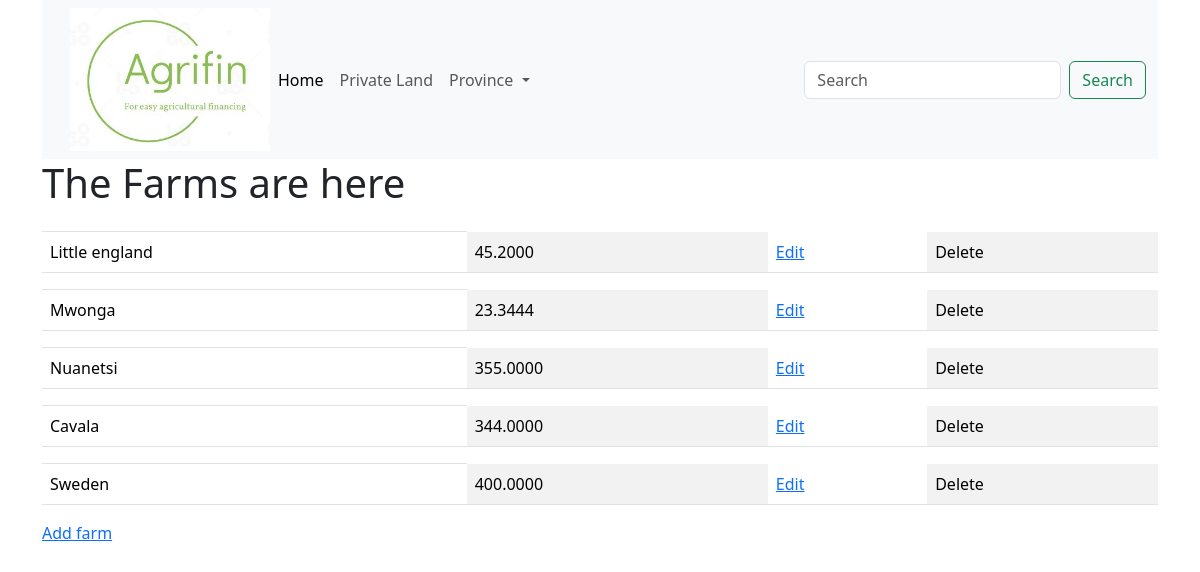
Before: /farms/ with the older database file.
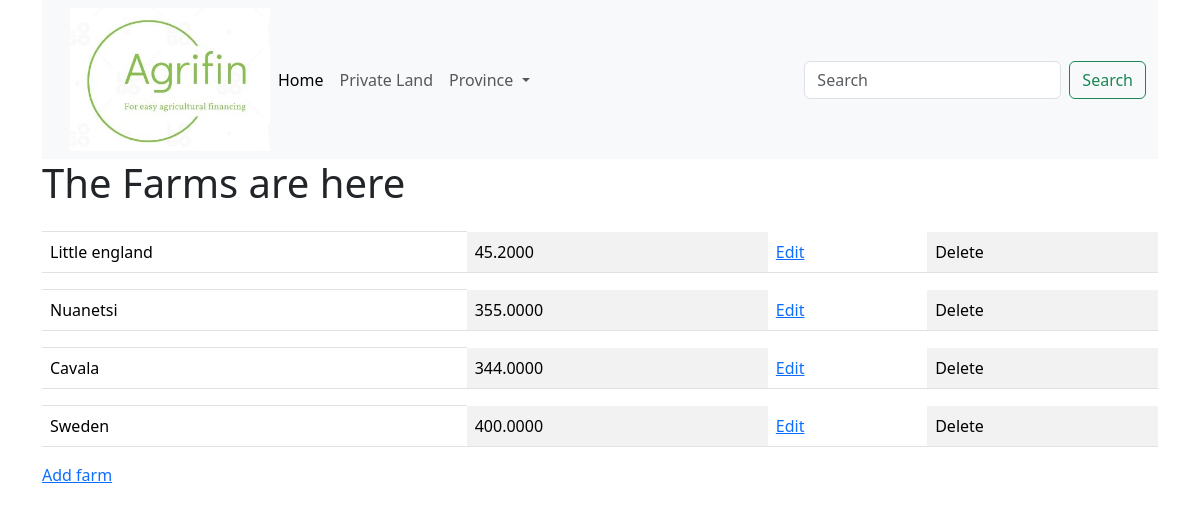
After: the same page with the newer database file.
### farmersapp/models.py (models this page shows, shortened)
class Farm(models.Model):
    farmer = models.ForeignKey(Farmer,on_delete = models.CASCADE)
    farm_name = models.CharField(max_length=500)
    plot_number = models.CharField(max_length=250,null=True, blank=True)
    extend = models.DecimalField(max_digits= 10,decimal_places= 4)
    district = models.CharField(max_length=20)
    province = models.CharField(max_length=250,choices=province)
    ward = models.CharField(max_length=10,null=True, blank=True)
    tenure_type = models.CharField(max_length=50,choices=tenure)
    irrigation =models.CharField(max_length=250,null= True,default ="Do you have irrigation",choices=(('Y','Yes'),('N','No')))
    water_availability  = models.CharField(max_length=250,choices=water)
    id = models.UUIDField(default=uuid.uuid1,unique=True,primary_key=True,editable=False)

### farmersapp/views.py (the view)
# urls.py: path("farms/",views.farms,name="farms"),
def farms(request):
    mfarms = Farm.objects.all()
    context = {'mfarms': mfarms}
    return render(request,'farms.html',context)

### farmersapp/templates/farms.html (shortened to what this page needs)
{%extends 'main.html'%}
  {% load bootstrap5 %}
{%block content%}
<h1>The Farms are here</h1>
<table class="table table-striped-columns">
  {%for farm in mfarms%}
  <th></th>
  <tr>
  <td>{{farm.farm_name}}</td>
  <td>{{farm.extend}}</td>
  <td><a href="{%url 'createfarm'%}">Edit</a></td>
  <td><a>Delete</a></td>
</tr>
  {%endfor%}
</table>
<a href = "{% url 'createfarm'%}">Add farm</a>
{%endblock%}

Changed rows visible on the page:
removed Farm: farm_name "Mwonga", extend "23.3444"
